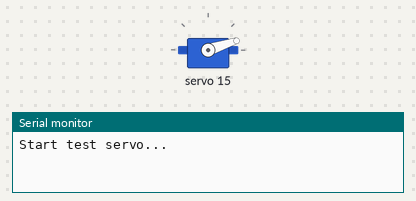
Simulated run of this program. Board: ESP32. On the bench: servo, the last lines printed to the serial monitor.

Above: at 1.05 s.
At 2.0 s:
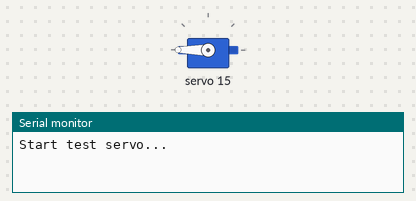
At 4.5 s:
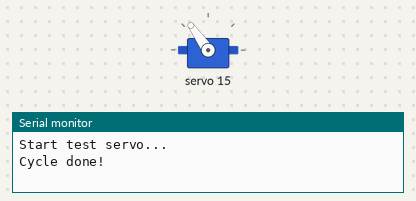
Timing chart, 0 to 9.1 s (numbered marks = the images above):
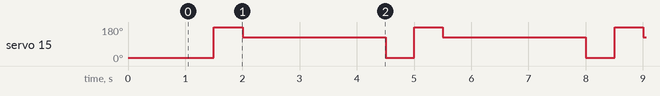

Measured:
- by itself, servo 15: repeats every 3.5 s: 125° 2.5 s, 18° 0.50 s, 180° 0.50 s

The program:

main.cpp
```cpp
#include <Wire.h>
#include <Adafruit_PWMServoDriver.h>

// 2 PCA9685
Adafruit_PWMServoDriver pca1 = Adafruit_PWMServoDriver(0x40);
Adafruit_PWMServoDriver pca2 = Adafruit_PWMServoDriver(0x41);

// Giới hạn servo (có thể chỉnh)
#define SERVOMIN  150
#define SERVOMAX  600

void setup() {
  Serial.begin(115200);
  Wire.begin(); // ESP32: SDA=21, SCL=22

  pca1.begin();
  pca2.begin();

  pca1.setPWMFreq(50); // servo 50Hz
  pca2.setPWMFreq(50);

  delay(1000);
  Serial.println("Start test servo...");
}

// Hàm quay servo
void setServo(Adafruit_PWMServoDriver &pca, int channel, int pulse) {
  pca.setPWM(channel, 0, pulse);
}

void loop() {

  // ===== TEST PCA1 (0-15) =====
  // for (int ch = 13; ch < 15; ch++) {
  //   Serial.print("PCA1 - Channel: ");
  //   Serial.println(ch);

  //   // quay trái
  //   setServo(pca1, ch, SERVOMIN);
  //   delay(500);

  //   // quay phải
  //   setServo(pca1, ch, SERVOMAX);
  //   delay(500);

  //   // về giữa
  //   setServo(pca1, ch, (SERVOMIN + SERVOMAX)/2);
  //   delay(500);
  // }

  setServo(pca1, 15, SERVOMIN);
  delay(500);

  // quay phải
  setServo(pca1, 15, SERVOMAX);
  delay(500);

  setServo(pca1, 15, (SERVOMIN + SERVOMAX)/2);
  delay(500);

  Serial.println("Cycle done!");
  delay(2000);
}
```
